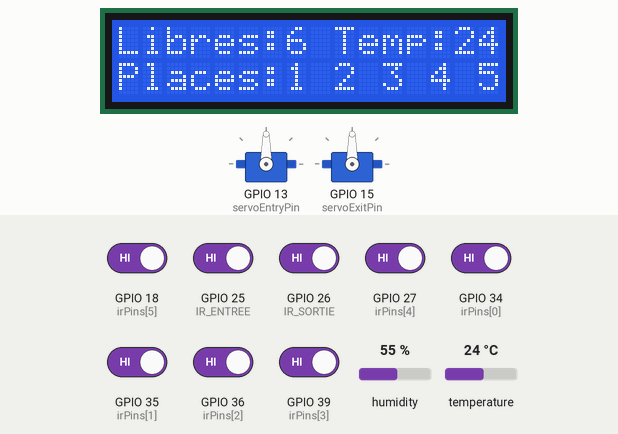
Recording of a sketch running on a simulated ESP32. On the bench: 16×2 character LCD, 2 × servo. Inputs (shaded band) come from the test bench; at power-on: GPIO 18 (irPins[5]), GPIO 25 (IR_ENTREE), GPIO 26 (IR_SORTIE), GPIO 27 (irPins[4]), GPIO 34 (irPins[0]), GPIO 35 (irPins[1]), GPIO 36 (irPins[2]), GPIO 39 (irPins[3]) HIGH, temperature 24 °C, humidity 55 %. WiFi joins after 1.5 s; servers stay silent unless stated; what the sketch prints to the serial monitor is not drawn.

Above: at 5.0 s.
5.1 s: GPIO 25 (IR_ENTREE) driven LOW
At 9.2 s:
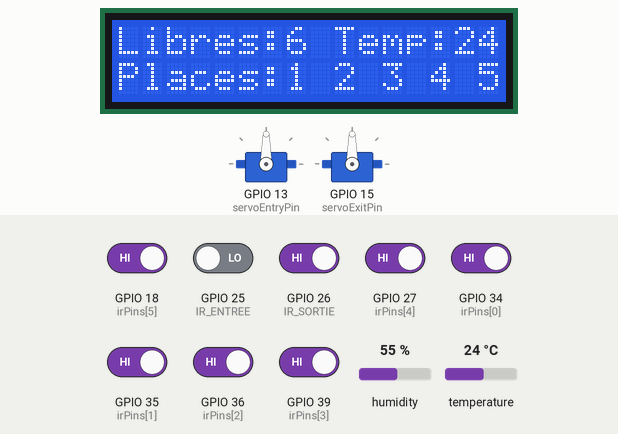
9.7 s: GPIO 26 (IR_SORTIE) driven LOW
At 15.4 s:
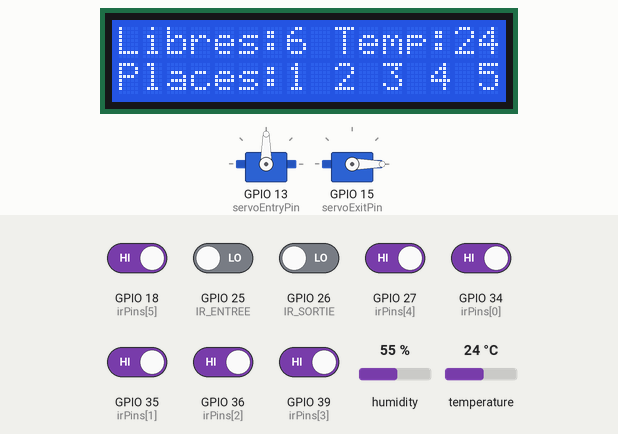
15.7 s: temperature set to 12 °C
At 21.4 s:
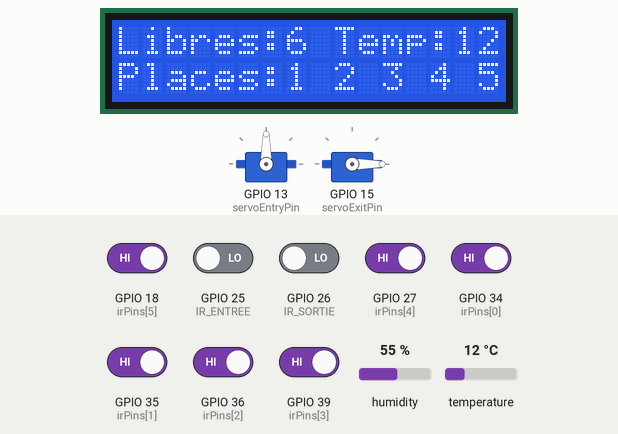
21.7 s: GPIO 18 (irPins[5]) driven LOW
At 26.9 s:
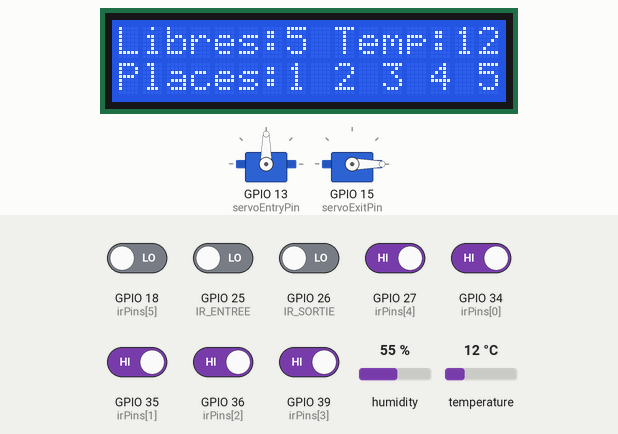
27.7 s: GPIO 27 (irPins[4]) driven LOW
At 33.2 s:
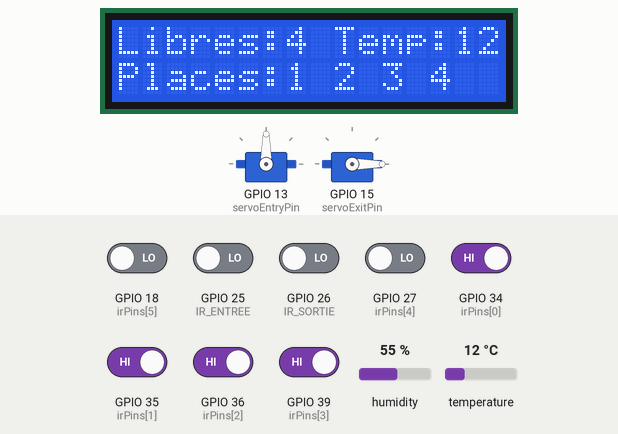
33.7 s: GPIO 34 (irPins[0]) driven LOW
At 39.4 s:
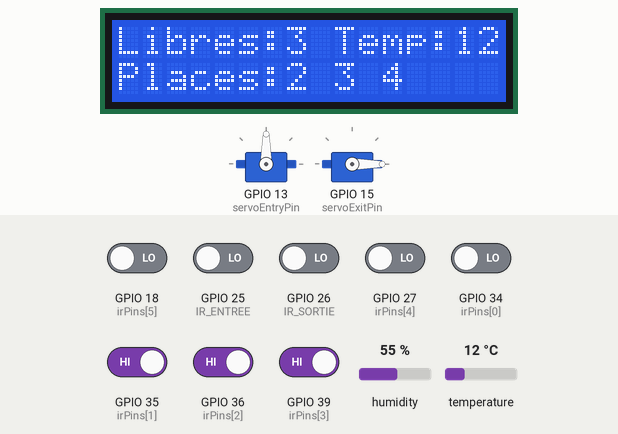
Timing chart, 0 to 40.7 s (numbered marks = the images above; inputs shaded):
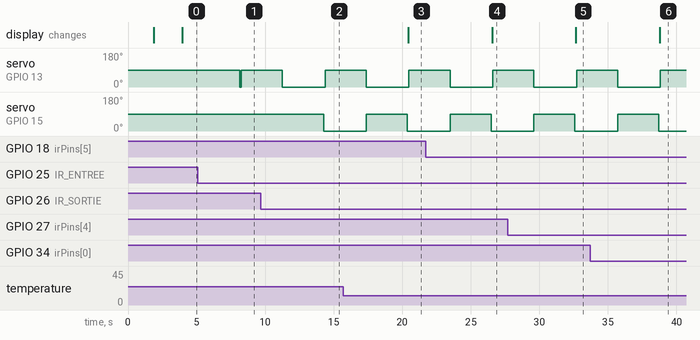

The sketch:

main.ino
```cpp
#include <Wire.h>
#include <LiquidCrystal_I2C.h>
#include <ESP32Servo.h>
#include <DHT.h>

#define BLYNK_TEMPLATE_ID "TMPL2_CS6H2Gv"
#define BLYNK_TEMPLATE_NAME "Smart Parking System"
#define BLYNK_AUTH_TOKEN "E1fbU-_XMXK705xXVS58LufiSPyPTd9U" // Ton vrai token ici

#include <WiFi.h>
#include <WiFiClient.h>
#include <BlynkSimpleEsp32.h>

char ssid[] = "ESP32_Hotspot";   // Nom du réseau depuis Wi-Fi Options
char pass[] = "esp32test";       // Mot de passe que tu as défini

//-----------------------------------
//         CONFIGURATIONS
//-----------------------------------
// LCD Configuration
LiquidCrystal_I2C lcd(0x27, 16, 2); // SDA=21, SCL=22

// Servo Configuration
Servo servoEntry;
Servo servoExit;
const int servoEntryPin = 13;
const int servoExitPin = 15;
const int minPulseWidth = 500;
const int maxPulseWidth = 1500;

const int IR_ENTREE = 25;
const int IR_SORTIE = 26;
const int detectionThreshold = 5; // Distance en cm

// IR Sensors Configuration
const int irPins[6] = {34, 35, 36, 39, 27, 18};

// DHT11 Configuration
#define DHTPIN 14
#define DHTTYPE DHT11
DHT dht(DHTPIN, DHTTYPE);

//-----------------------------------
//    PROTOTYPES DE FONCTIONS
//-----------------------------------
void showLCDMessage(String message, int delayTime = 0);
void handleEntry();
void handleExit();
bool isCarPresent(int trigPin, int echoPin);
void emergencyOpen();

//-----------------------------------
//        VARIABLES GLOBALES
//-----------------------------------
bool slots[6] = {false};
unsigned long lastLCDUpdate = 0;
unsigned long lastTempCheck = 0;
float temperature = 0.0;

void setup() {
  Serial.begin(115200);

  Blynk.begin(BLYNK_AUTH_TOKEN, ssid, pass);

  // LCD Initialization
  lcd.init();
  lcd.backlight();
  showLCDMessage("Parking Intelligent", 2000);

  // Servo Initialization
  servoEntry.attach(servoEntryPin, minPulseWidth, maxPulseWidth);
  servoExit.attach(servoExitPin, minPulseWidth, maxPulseWidth);
  servoEntry.write(90);
  servoExit.write(90);

  // IR Sensors Setup
  pinMode(IR_ENTREE, INPUT);
  pinMode(IR_SORTIE, INPUT);

  // IR Sensors Setup
  for(int i=0; i<6; i++) {
    pinMode(irPins[i], INPUT);
  }

  // DHT11 Initialization
  dht.begin();
}

void loop() {
  Blynk.run();
  handleEntry();
  handleExit();
  updateParkingSlots();
  checkTemperature();
  updateLCD();
  delay(50);
}

//-----------------------------------
//  DETECTION IR ENTRÉE/SORTIE
//-----------------------------------
bool isCarAtEntry() { return digitalRead(IR_ENTREE) == LOW; }
bool isCarAtExit() { return digitalRead(IR_SORTIE) == LOW; }

//-----------------------------------
//     FONCTIONS SERVO
//-----------------------------------
void openBarrier(Servo &servo) {
  servo.write(90);
  delay(3000);
  servo.write(0);
}

//-----------------------------------
//     FONCTIONS IR
//-----------------------------------
bool isSlotOccupied(int irPin) {
  return digitalRead(irPin) == LOW;
}

void updateParkingSlots() {
  for(int i=0; i<6; i++) {
    slots[i] = isSlotOccupied(irPins[i]);
  }
  Blynk.virtualWrite(V8, countFreeSlots()); // Nombre de places libres sur V8
  // Mise à jour des LED dans Blynk pour chaque slot
  Blynk.virtualWrite(V1, slots[0] ? 1 : 0);  // Slot 1
  Blynk.virtualWrite(V2, slots[1] ? 1 : 0);  // Slot 2
  Blynk.virtualWrite(V3, slots[2] ? 1 : 0);  // Slot 3
  Blynk.virtualWrite(V4, slots[3] ? 1 : 0);  // Slot 4
  Blynk.virtualWrite(V5, slots[4] ? 1 : 0);  // Slot 5
  Blynk.virtualWrite(V6, slots[5] ? 1 : 0);  // Slot 6

  // Mise à jour du nombre de places libres
  Blynk.virtualWrite(V7, countFreeSlots());
}

int countFreeSlots() {
  int count = 0;
  for(bool slot : slots) if(!slot) count++;
  return count;
}

//-----------------------------------
//     FONCTIONS DHT11
//-----------------------------------
void checkTemperature() {
  if(millis() - lastTempCheck > 2000) {
    temperature = dht.readTemperature();

    if(isnan(temperature)) {
      Serial.println("Erreur DHT11!");
      return;
    }

    if(temperature > 40.0) {
      emergencyOpen();
    }

    lastTempCheck = millis();
  }
  Blynk.virtualWrite(V9, temperature); // Température sur V0
}

void emergencyOpen() {
  openBarrier(servoEntry);
  openBarrier(servoExit);
  showLCDMessage("ALERTE INCENDIE!", 1000);
}

//-----------------------------------
//     FONCTIONS LCD
//-----------------------------------
void showLCDMessage(String message, int delayTime) {
  lcd.clear();
  lcd.setCursor(0, 0);
  lcd.print(message);
  if(delayTime > 0) delay(delayTime);
}

void updateLCD() {
  if(millis() - lastLCDUpdate > 1000) {
    String line1 = "Libres:" + String(countFreeSlots());
    line1 += " Temp:" + String(temperature, 1) + "C";

    String line2 = "Places:";
    for(int i=0; i<6; i++) {
      if(!slots[i]) line2 += String(i+1) + " ";
    }

    lcd.clear();
    lcd.setCursor(0, 0);
    lcd.print(line1);
    lcd.setCursor(0, 1);
    lcd.print(line2.substring(0, 16));

    lastLCDUpdate = millis();
  }
}

//-----------------------------------
//    GESTION ENTREE/SORTIE
//-----------------------------------
void handleEntry() {
  if(isCarAtEntry() && countFreeSlots() > 0) {
    openBarrier(servoEntry);
    Serial.println("Entree autorisee");
  }
}

void handleExit() {
  if(isCarAtExit()) {
    openBarrier(servoExit);
    Serial.println("Sortie effectuee");
  }
}
```

Measured:
- after the input at 5.1 s, servo on GPIO 13 (servoEntryPin): 90° → 0° after 3.1 s, → 90° 0.11 s later
- after the input at 9.7 s, servo on GPIO 15 (servoExitPin): 90° → 0° after 4.6 s
- after the input at 15.7 s, the display: changes after 4.7 s (image 3)
- after the input at 21.7 s, the display: changes after 4.9 s (image 4)
- after the input at 27.7 s, the display: changes after 5.0 s (image 5)
- after the input at 33.7 s, the display: changes after 5.1 s (image 6)
